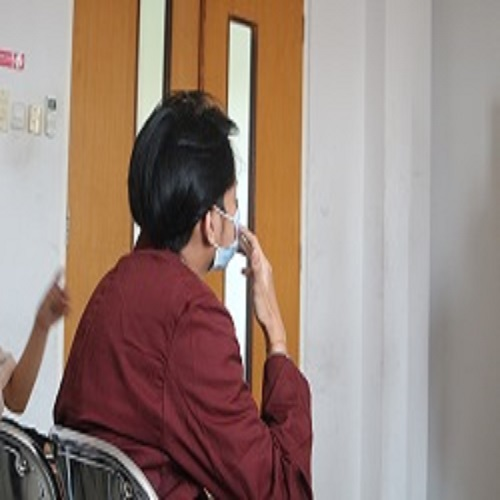
#> input picture data/saya.JPG, 500 x 500 px
$ python 1_access_manipulate_pixels.py
#> lines starting #> are read from the running program, lines starting #| are printed output that depends on the picture
import cv2

image = cv2.imread('data/saya.JPG')
#> image is the input picture: shape (500, 500, 3); mean B, G, R 123.3, 131.9, 152.1
(h, w) = image.shape[0:2]
#> h = 500; w = 500

cv2.imshow('Gambar saya: ', image)

# access pixel
(b, g, r) = image[0,0]
#> b = 187; g = 186; r = 188
print("pixel on (0, 0) - Red : {}, Green : {}, Blue : {}".format(r,g,b))
#| pixel on (0, 0) - Red : 188, Green : 186, Blue : 187

# cX = center of x(column) | cY = center of y(row)
(cX, cY) = (w//2, h//2)
#> cX = 250; cY = 250
tl = image[0:cY, 0:cX]
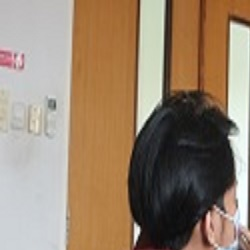
#> tl: shape (250, 250, 3); mean B, G, R 111.6, 132.3, 152.3
tr = image[0:cY, cX:w]
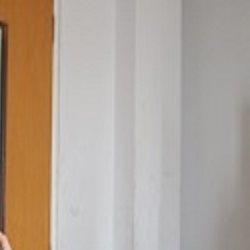
#> tr: shape (250, 250, 3); mean B, G, R 152.1, 164.3, 177.5
bl = image[cY:h, 0:cX]
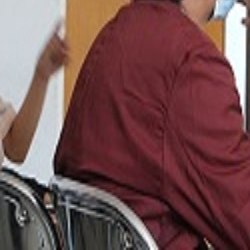
#> bl: shape (250, 250, 3); mean B, G, R 80.3, 80.2, 116.1
br = image[cY:h, 0:cX]
cv2.imshow('Top Left', tl)
cv2.imshow('Top Right', tr)
cv2.imshow('Bottom Left', bl)
cv2.imshow('Bottom Right', br)

image[cY:h, 0:cX] = (100, 240, 233)
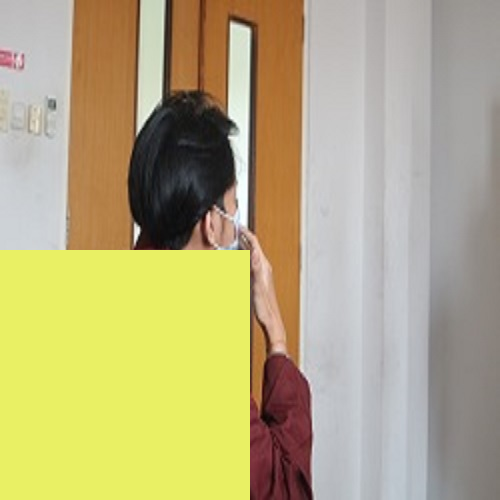
#> image: shape (500, 500, 3); mean B, G, R 128.2, 171.9, 181.3
cv2.imshow('Result manipulated image', image)

cv2.waitKey(0)
